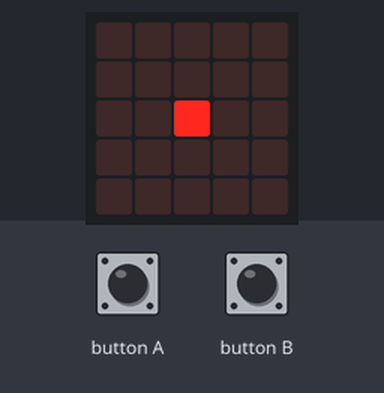
Bench run of a program on a simulated BBC micro:bit (MakeCode). Parts: the board's 5×5 LED display. The test bench sets the inputs (shaded band).

Above: at 1.2 s.
1.3 s: button A pressed for 0.15 s
At 1.9 s:
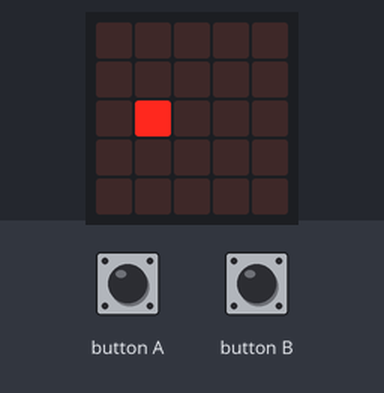
2.9 s: button A pressed for 0.15 s
At 4.2 s:
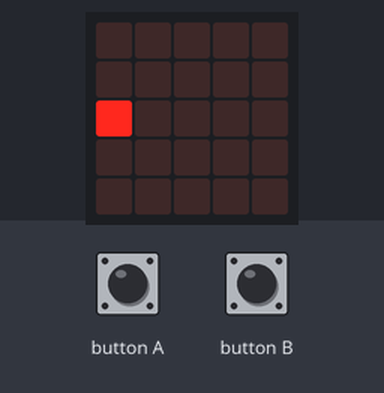
4.5 s: button B pressed for 0.15 s
At 5.5 s:
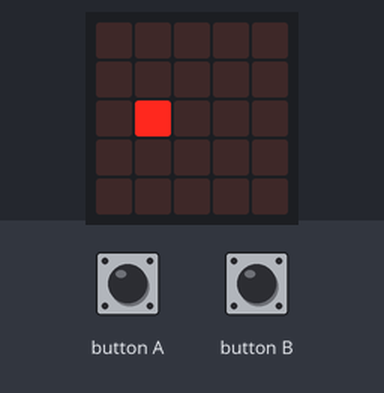
6.1 s: button B pressed 5 times (0.12 s each, 0.3 s apart)
At 7.3 s:
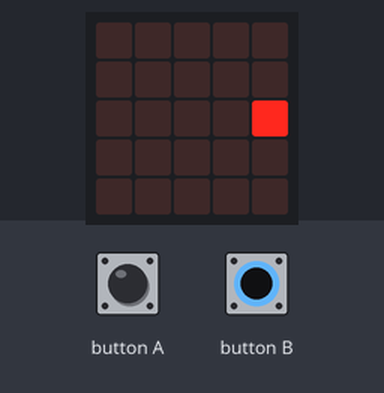
Timing chart, 0 to 9.1 s (numbered marks = the images above; inputs shaded):
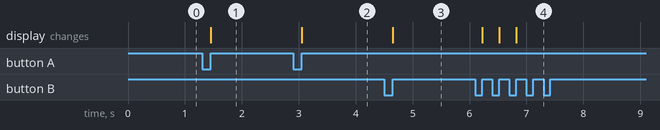

The program:

main.ts
```typescript
input.onButtonPressed(Button.A, function () {
    if (led.point(2, 2)) {
        led.plot(1, 2)
        led.unplot(2, 2)
    } else if (led.point(1, 2)) {
        led.plot(0, 2)
        led.unplot(1, 2)
    } else if (led.point(3, 2)) {
        led.plot(2, 2)
        led.unplot(3, 2)
    } else if (led.point(4, 2)) {
        led.plot(3, 2)
        led.unplot(4, 2)
    }
})
input.onButtonPressed(Button.B, function () {
    if (led.point(2, 2)) {
        led.plot(3, 2)
        led.unplot(2, 2)
    } else if (led.point(1, 2)) {
        led.plot(2, 2)
        led.unplot(1, 2)
    } else if (led.point(3, 2)) {
        led.plot(4, 2)
        led.unplot(3, 2)
    } else if (led.point(0, 2)) {
        led.plot(1, 2)
        led.unplot(0, 2)
    }
})
led.plot(2, 2)
```

test.ts
```typescript
// aquí va el archivo "tests"; esto no se compilará cuando este paquete se utilice como una extensión.
```

Measured:
- after the input at 1.3 s, the display: changes after 0.15 s (image 1)
- after the input at 2.9 s, the display: changes after 0.15 s (image 2)
- after the input at 4.5 s, the display: changes after 0.15 s (image 3)
- after the input at 6.1 s, the display: first changes after 0.12 s (image 4 shows a later state)
